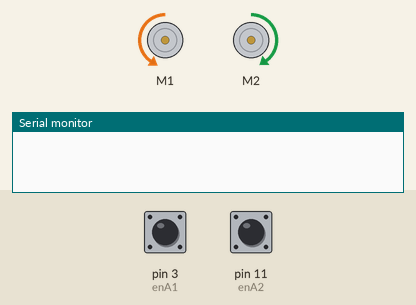
This sketch was run on a simulated Arduino Uno, built with avr-gcc and run on an emulated ATmega328P. Parts: 2 × DC motor (green arrow = forward, orange = backward, longer = faster), the last lines printed to the serial monitor. The inputs (shaded band) are chosen by the test bench; at power-on: pin 11 (enA2) LOW, pin 3 (enA1) LOW.

Above: at 2.2 s.
2.3 s: pin 11 (enA2) pulsed HIGH 2 times (0.12 s each, 0.3 s apart)
At 3.3 s:
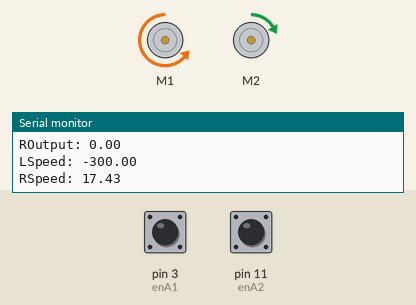
At 5.8 s:
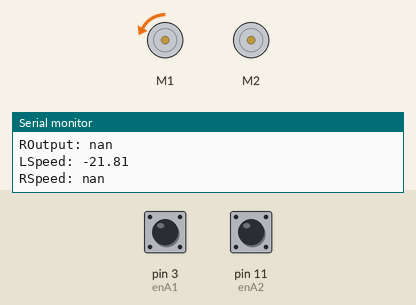
5.9 s: pin 3 (enA1) pulsed HIGH 5 times (0.12 s each, 0.3 s apart)
At 8.5 s:
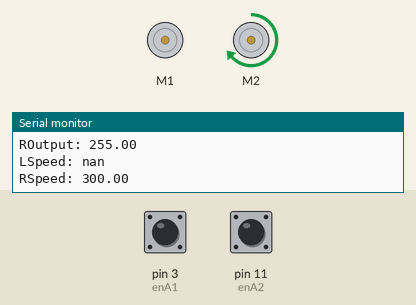
Timing chart, 0 to 15.1 s (numbered marks = the images above; inputs shaded):
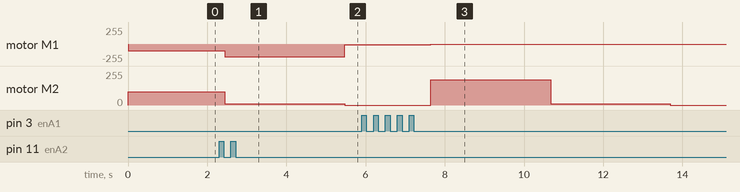

The sketch:

Motor-Test.ino
```cpp
#include <PID_v1.h>
#include "DualVNH5019MotorShield.h"
#include "math.h"

//Encoder pin
#define enA1 3 // Left
#define enB1 5 // Left
#define enA2 11 // Right
#define enB2 13 // Right

//Define time
double LTime, RTime;

//Define speeds
double LSpeed, RSpeed;

//Define Variables we'll be connecting to
double Setpoint, LInput, LOutput, RInput, ROutput;

//Define the aggressive and conservative Tuning Parameters [LEFT]
double aggLKp=4, aggLKi=0.2, aggLKd=1;
double consLKp=1.799735079, consLKi=213.3143124, consLKd=0.34743448964;

//Define the aggressive and conservative Tuning Parameters [RIGHT]
double aggRKp=4, aggRKi=0.2, aggRKd=1;
double consRKp=3.391186, consRKi=71.243, consRKd=0.0403551241;

//Specify the links and initial tuning parameters
PID myLPID(&LInput, &LOutput, &Setpoint, consLKp, consLKi, consLKd, DIRECT);
PID myRPID(&RInput, &ROutput, &Setpoint, consRKp, consRKi, consRKd, DIRECT);

DualVNH5019MotorShield md;

void stopIfFault() {
  if (md.getM1Fault()) {
    Serial.println("L Motor Fault");
    while(1);
  }
  if (md.getM2Fault()) {
    Serial.println("R Motor Fault");
    while(1);
  }
}

void setup()
{
  Serial.begin(19200);
  //initialize the variables we're linked to
  Setpoint = 50; //RPM that we want
  LSpeed = (-2.7814)*Setpoint - 21.8053;
  RSpeed = 2.8291*Setpoint + 17.4258;

  //initialise motor
  md.init();
  md.setSpeeds(LSpeed,RSpeed);
  stopIfFault();
  delay(1000);

  //turn the PID on
  myLPID.SetMode(AUTOMATIC);
  myRPID.SetMode(AUTOMATIC);
}

void loop()
{
  //md.setSpeeds(200,200);

  LTime = pulseIn(enA1, HIGH);
  RTime = pulseIn(enA2, HIGH);
  Serial.print("LTime: ");Serial.println(LTime);
  Serial.print("RTime: ");Serial.println(LTime);
  RInput = ((1/(LTime*2)) * pow(10,6) * 60) / 562.5; //Supposed Left
  LInput = ((1/(RTime*2)) * pow(10,6) * 60) / 562.5; //Supposed Right
  Serial.print("LInput: ");Serial.println(LInput);
  Serial.print("RInput: ");Serial.println(RInput);
  double Lgap = abs(Setpoint-LInput); //distance away from setpoint
  double Rgap = abs(Setpoint-RInput);

  /*
  if(Lgap<10)
  {  //we're close to setpoint, use conservative tuning parameters
    myPID.SetTunings(consKp, consKi, consKd);
  }
  else
  {
     //we're far from setpoint, use aggressive tuning parameters
     myPID.SetTunings(aggKp, aggKi, aggKd);
  }*/


  myLPID.Compute(); myRPID.Compute();
  Serial.print("LOutput: ");Serial.println(LOutput);
  Serial.print("ROutput: ");Serial.println(ROutput);
  LSpeed = (-2.7814)*LOutput - 21.8053;
  RSpeed = 2.8291*ROutput + 17.4258;
  if (RSpeed > 400) {
    RSpeed = 300;
  }
  if (LSpeed < -400) {
    LSpeed = -300;
  }
  Serial.print("LSpeed: ");Serial.println(LSpeed);
  Serial.print("RSpeed: ");Serial.println(RSpeed);
  md.setSpeeds(LSpeed,RSpeed);
  stopIfFault();
  delay(1000);
}
```

Measured:
- after the input at 2.3 s, motor M1: backward 102/255 → backward 191/255 after 0.15 s, → backward 13/255 3.0 s later; motor M2: forward 100/255 → forward 10/255 after 0.15 s instead of 0.73 s
- after the input at 5.9 s, motor M1: backward 13/255 → stopped after 1.8 s instead of 2.6 s; motor M2: stopped → forward 191/255 after 1.8 s, → forward 10/255 3.0 s later, → stopped 3.0 s later
